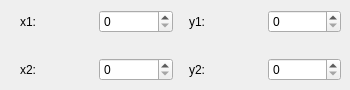
        <widget class="QWidget" name="line_dim">
         <widget class="QWidget" name="formLayoutWidget_3">
          <property name="geometry">
           <rect>
            <x>20</x>
            <y>10</y>
            <width>321</width>
            <height>71</height>
           </rect>
          </property>
          <layout class="QGridLayout" name="line_dim_grid">
           <item row="0" column="4">
            <widget class="QSpinBox" name="line_y1_value"/>
           </item>
           <item row="2" column="1">
            <widget class="QSpinBox" name="line_x2_value"/>
           </item>
           <item row="0" column="1">
            <widget class="QSpinBox" name="line_x1_value"/>
           </item>
           <item row="0" column="0">
            <widget class="QLabel" name="line_x1_label">
             <property name="text">
              <string>x1: </string>
             </property>
            </widget>
           </item>
           <item row="2" column="0">
            <widget class="QLabel" name="line_x2_label">
             <property name="text">
              <string>x2: </string>
             </property>
            </widget>
           </item>
           <item row="0" column="3">
            <widget class="QLabel" name="line_y1_label">
             <property name="text">
              <string>y1: </string>
             </property>
            </widget>
           </item>
           <item row="2" column="3">
            <widget class="QLabel" name="line_y2_label">
             <property name="text">
              <string>y2: </string>
             </property>
            </widget>
           </item>
           <item row="2" column="4">
            <widget class="QSpinBox" name="line_y2_value"/>
           </item>
           <item row="0" column="2" rowspan="3">
            <spacer name="verticalSpacer">
             <property name="orientation">
              <enum>Qt::Vertical</enum>
             </property>
             <property name="sizeHint" stdset="0">
              <size>
               <width>10</width>
               <height>40</height>
              </size>
             </property>
            </spacer>
           </item>
          </layout>
         </widget>
        </widget>
